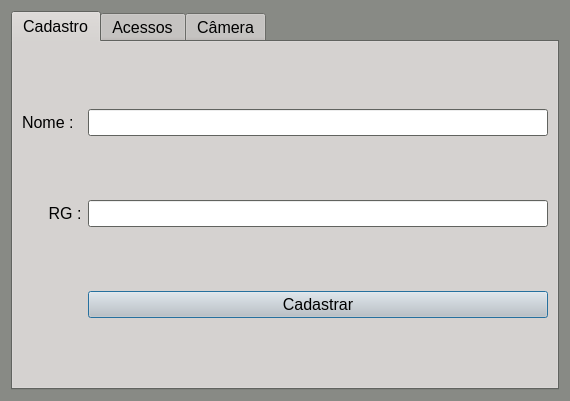
<?xml version="1.0" encoding="UTF-8"?>
<ui version="4.0">
 <class>Dialog</class>
 <widget class="QDialog" name="Dialog">
  <property name="geometry">
   <rect>
    <x>0</x>
    <y>0</y>
    <width>570</width>
    <height>401</height>
   </rect>
  </property>
  <property name="palette">
   <palette>
    <active>
     <colorrole role="WindowText">
      <brush brushstyle="SolidPattern">
       <color alpha="255">
        <red>0</red>
        <green>0</green>
        <blue>0</blue>
       </color>
      </brush>
     </colorrole>
     <colorrole role="Button">
      <brush brushstyle="SolidPattern">
       <color alpha="255">
        <red>203</red>
        <green>199</green>
        <blue>196</blue>
       </color>
      </brush>
     </colorrole>
     <colorrole role="Light">
      <brush brushstyle="SolidPattern">
       <color alpha="255">
        <red>255</red>
        <green>255</green>
        <blue>255</blue>
       </color>
      </brush>
     </colorrole>
     <colorrole role="Midlight">
      <brush brushstyle="SolidPattern">
       <color alpha="255">
        <red>229</red>
        <green>227</green>
        <blue>225</blue>
       </color>
      </brush>
     </colorrole>
     <colorrole role="Dark">
      <brush brushstyle="SolidPattern">
       <color alpha="255">
        <red>101</red>
        <green>99</green>
        <blue>98</blue>
       </color>
      </brush>
     </colorrole>
     <colorrole role="Mid">
      <brush brushstyle="SolidPattern">
       <color alpha="255">
        <red>135</red>
        <green>133</green>
        <blue>130</blue>
       </color>
      </brush>
     </colorrole>
     <colorrole role="Text">
      <brush brushstyle="SolidPattern">
       <color alpha="255">
        <red>0</red>
        <green>0</green>
        <blue>0</blue>
       </color>
      </brush>
     </colorrole>
     <colorrole role="BrightText">
      <brush brushstyle="SolidPattern">
       <color alpha="255">
        <red>255</red>
        <green>255</green>
        <blue>255</blue>
       </color>
      </brush>
     </colorrole>
     <colorrole role="ButtonText">
      <brush brushstyle="SolidPattern">
       <color alpha="255">
        <red>0</red>
        <green>0</green>
        <blue>0</blue>
       </color>
      </brush>
     </colorrole>
     <colorrole role="Base">
      <brush brushstyle="SolidPattern">
       <color alpha="255">
        <red>255</red>
        <green>255</green>
        <blue>255</blue>
       </color>
      </brush>
     </colorrole>
     <colorrole role="Window">
      <brush brushstyle="SolidPattern">
       <color alpha="255">
        <red>136</red>
        <green>138</green>
        <blue>133</blue>
       </color>
      </brush>
     </colorrole>
     <colorrole role="Shadow">
      <brush brushstyle="SolidPattern">
       <color alpha="255">
        <red>0</red>
        <green>0</green>
        <blue>0</blue>
       </color>
      </brush>
     </colorrole>
     <colorrole role="AlternateBase">
      <brush brushstyle="SolidPattern">
       <color alpha="255">
        <red>229</red>
        <green>227</green>
        <blue>225</blue>
       </color>
      </brush>
     </colorrole>
     <colorrole role="NoRole">
      <brush brushstyle="SolidPattern">
       <color alpha="255">
        <red>255</red>
        <green>255</green>
        <blue>255</blue>
       </color>
      </brush>
     </colorrole>
     <colorrole role="ToolTipBase">
      <brush brushstyle="SolidPattern">
       <color alpha="255">
        <red>255</red>
        <green>255</green>
        <blue>220</blue>
       </color>
      </brush>
     </colorrole>
     <colorrole role="ToolTipText">
      <brush brushstyle="SolidPattern">
       <color alpha="255">
        <red>0</red>
        <green>0</green>
        <blue>0</blue>
       </color>
      </brush>
     </colorrole>
    </active>
    <inactive>
     <colorrole role="WindowText">
      <brush brushstyle="SolidPattern">
       <color alpha="255">
        <red>0</red>
        <green>0</green>
        <blue>0</blue>
       </color>
      </brush>
     </colorrole>
     <colorrole role="Button">
      <brush brushstyle="SolidPattern">
       <color alpha="255">
        <red>203</red>
        <green>199</green>
        <blue>196</blue>
       </color>
      </brush>
     </colorrole>
     <colorrole role="Light">
      <brush brushstyle="SolidPattern">
       <color alpha="255">
        <red>255</red>
        <green>255</green>
        <blue>255</blue>
       </color>
      </brush>
     </colorrole>
     <colorrole role="Midlight">
      <brush brushstyle="SolidPattern">
       <color alpha="255">
        <red>229</red>
        <green>227</green>
        <blue>225</blue>
       </color>
      </brush>
     </colorrole>
     <colorrole role="Dark">
      <brush brushstyle="SolidPattern">
       <color alpha="255">
        <red>101</red>
        <green>99</green>
        <blue>98</blue>
       </color>
      </brush>
     </colorrole>
     <colorrole role="Mid">
      <brush brushstyle="SolidPattern">
       <color alpha="255">
        <red>135</red>
        <green>133</green>
        <blue>130</blue>
       </color>
      </brush>
     </colorrole>
     <colorrole role="Text">
      <brush brushstyle="SolidPattern">
       <color alpha="255">
        <red>0</red>
        <green>0</green>
        <blue>0</blue>
       </color>
      </brush>
     </colorrole>
     <colorrole role="BrightText">
      <brush brushstyle="SolidPattern">
       <color alpha="255">
        <red>255</red>
        <green>255</green>
        <blue>255</blue>
       </color>
      </brush>
     </colorrole>
     <colorrole role="ButtonText">
      <brush brushstyle="SolidPattern">
       <color alpha="255">
        <red>0</red>
        <green>0</green>
        <blue>0</blue>
       </color>
      </brush>
     </colorrole>
     <colorrole role="Base">
      <brush brushstyle="SolidPattern">
       <color alpha="255">
        <red>255</red>
        <green>255</green>
        <blue>255</blue>
       </color>
      </brush>
     </colorrole>
     <colorrole role="Window">
      <brush brushstyle="SolidPattern">
       <color alpha="255">
        <red>136</red>
        <green>138</green>
        <blue>133</blue>
       </color>
      </brush>
     </colorrole>
     <colorrole role="Shadow">
      <brush brushstyle="SolidPattern">
       <color alpha="255">
        <red>0</red>
        <green>0</green>
        <blue>0</blue>
       </color>
      </brush>
     </colorrole>
     <colorrole role="AlternateBase">
      <brush brushstyle="SolidPattern">
       <color alpha="255">
        <red>229</red>
        <green>227</green>
        <blue>225</blue>
       </color>
      </brush>
     </colorrole>
     <colorrole role="NoRole">
      <brush brushstyle="SolidPattern">
       <color alpha="255">
        <red>0</red>
        <green>0</green>
        <blue>0</blue>
       </color>
      </brush>
     </colorrole>
     <colorrole role="ToolTipBase">
      <brush brushstyle="SolidPattern">
       <color alpha="255">
        <red>255</red>
        <green>255</green>
        <blue>220</blue>
       </color>
      </brush>
     </colorrole>
     <colorrole role="ToolTipText">
      <brush brushstyle="SolidPattern">
       <color alpha="255">
        <red>0</red>
        <green>0</green>
        <blue>0</blue>
       </color>
      </brush>
     </colorrole>
    </inactive>
    <disabled>
     <colorrole role="WindowText">
      <brush brushstyle="SolidPattern">
       <color alpha="255">
        <red>101</red>
        <green>99</green>
        <blue>98</blue>
       </color>
      </brush>
     </colorrole>
     <colorrole role="Button">
      <brush brushstyle="SolidPattern">
       <color alpha="255">
        <red>203</red>
        <green>199</green>
        <blue>196</blue>
       </color>
      </brush>
     </colorrole>
     <colorrole role="Light">
      <brush brushstyle="SolidPattern">
       <color alpha="255">
        <red>255</red>
        <green>255</green>
        <blue>255</blue>
       </color>
      </brush>
     </colorrole>
     <colorrole role="Midlight">
      <brush brushstyle="SolidPattern">
       <color alpha="255">
        <red>229</red>
        <green>227</green>
        <blue>225</blue>
       </color>
      </brush>
     </colorrole>
     <colorrole role="Dark">
      <brush brushstyle="SolidPattern">
       <color alpha="255">
        <red>101</red>
        <green>99</green>
        <blue>98</blue>
       </color>
      </brush>
     </colorrole>
     <colorrole role="Mid">
      <brush brushstyle="SolidPattern">
       <color alpha="255">
        <red>135</red>
        <green>133</green>
        <blue>130</blue>
       </color>
      </brush>
     </colorrole>
     <colorrole role="Text">
      <brush brushstyle="SolidPattern">
       <color alpha="255">
        <red>101</red>
        <green>99</green>
        <blue>98</blue>
       </color>
      </brush>
     </colorrole>
     <colorrole role="BrightText">
      <brush brushstyle="SolidPattern">
       <color alpha="255">
        <red>255</red>
        <green>255</green>
        <blue>255</blue>
       </color>
      </brush>
     </colorrole>
     <colorrole role="ButtonText">
      <brush brushstyle="SolidPattern">
       <color alpha="255">
        <red>101</red>
        <green>99</green>
        <blue>98</blue>
       </color>
      </brush>
     </colorrole>
     <colorrole role="Base">
      <brush brushstyle="SolidPattern">
       <color alpha="255">
        <red>203</red>
        <green>199</green>
        <blue>196</blue>
       </color>
      </brush>
     </colorrole>
     <colorrole role="Window">
      <brush brushstyle="SolidPattern">
       <color alpha="255">
        <red>136</red>
        <green>138</green>
        <blue>133</blue>
       </color>
      </brush>
     </colorrole>
     <colorrole role="Shadow">
      <brush brushstyle="SolidPattern">
       <color alpha="255">
        <red>0</red>
        <green>0</green>
        <blue>0</blue>
       </color>
      </brush>
     </colorrole>
     <colorrole role="AlternateBase">
      <brush brushstyle="SolidPattern">
       <color alpha="255">
        <red>203</red>
        <green>199</green>
        <blue>196</blue>
       </color>
      </brush>
     </colorrole>
     <colorrole role="NoRole">
      <brush brushstyle="SolidPattern">
       <color alpha="255">
        <red>0</red>
        <green>0</green>
        <blue>0</blue>
       </color>
      </brush>
     </colorrole>
     <colorrole role="ToolTipBase">
      <brush brushstyle="SolidPattern">
       <color alpha="255">
        <red>255</red>
        <green>255</green>
        <blue>220</blue>
       </color>
      </brush>
     </colorrole>
     <colorrole role="ToolTipText">
      <brush brushstyle="SolidPattern">
       <color alpha="255">
        <red>0</red>
        <green>0</green>
        <blue>0</blue>
       </color>
      </brush>
     </colorrole>
    </disabled>
   </palette>
  </property>
  <property name="font">
   <font>
    <pointsize>12</pointsize>
   </font>
  </property>
  <property name="windowTitle">
   <string>TCC</string>
  </property>
  <layout class="QVBoxLayout" name="verticalLayout">
   <item>
    <widget class="QTabWidget" name="tabWidget">
     <property name="font">
      <font>
       <pointsize>12</pointsize>
      </font>
     </property>
     <property name="currentIndex">
      <number>0</number>
     </property>
     <widget class="QWidget" name="tabCadastro">
      <attribute name="title">
       <string>Cadastro</string>
      </attribute>
      <layout class="QGridLayout" name="gridLayout">
       <item row="1" column="0">
        <widget class="QLabel" name="labelRG">
         <property name="font">
          <font>
           <pointsize>12</pointsize>
          </font>
         </property>
         <property name="text">
          <string>      RG :</string>
         </property>
        </widget>
       </item>
       <item row="0" column="0">
        <widget class="QLabel" name="labelNome">
         <property name="font">
          <font>
           <pointsize>12</pointsize>
          </font>
         </property>
         <property name="text">
          <string>Nome :</string>
         </property>
        </widget>
       </item>
       <item row="1" column="1">
        <widget class="QLineEdit" name="lineEditRG">
         <property name="font">
          <font>
           <pointsize>12</pointsize>
          </font>
         </property>
        </widget>
       </item>
       <item row="0" column="1">
        <widget class="QLineEdit" name="lineEditNome">
         <property name="font">
          <font>
           <pointsize>12</pointsize>
          </font>
         </property>
        </widget>
       </item>
       <item row="2" column="1">
        <widget class="QPushButton" name="pushButton">
         <property name="font">
          <font>
           <pointsize>12</pointsize>
          </font>
         </property>
         <property name="text">
          <string>Cadastrar</string>
         </property>
        </widget>
       </item>
      </layout>
     </widget>
     <widget class="QWidget" name="tabAcessos">
      <attribute name="title">
       <string>Acessos</string>
      </attribute>
      <layout class="QGridLayout" name="gridLayout_2">
       <item row="0" column="0">
        <widget class="QTextBrowser" name="textBrowserLogs"/>
       </item>
      </layout>
     </widget>
     <widget class="QWidget" name="tabCamera">
      <attribute name="title">
       <string>Câmera</string>
      </attribute>
      <layout class="QGridLayout" name="gridLayout_3">
       <item row="0" column="0">
        <widget class="QGraphicsView" name="graphicsView"/>
       </item>
       <item row="1" column="0">
        <widget class="QPushButton" name="pushButtonLiberaAcesso">
         <property name="text">
          <string>Liberar Acesso</string>
         </property>
        </widget>
       </item>
      </layout>
     </widget>
    </widget>
   </item>
  </layout>
 </widget>
 <resources/>
 <connections/>
</ui>
